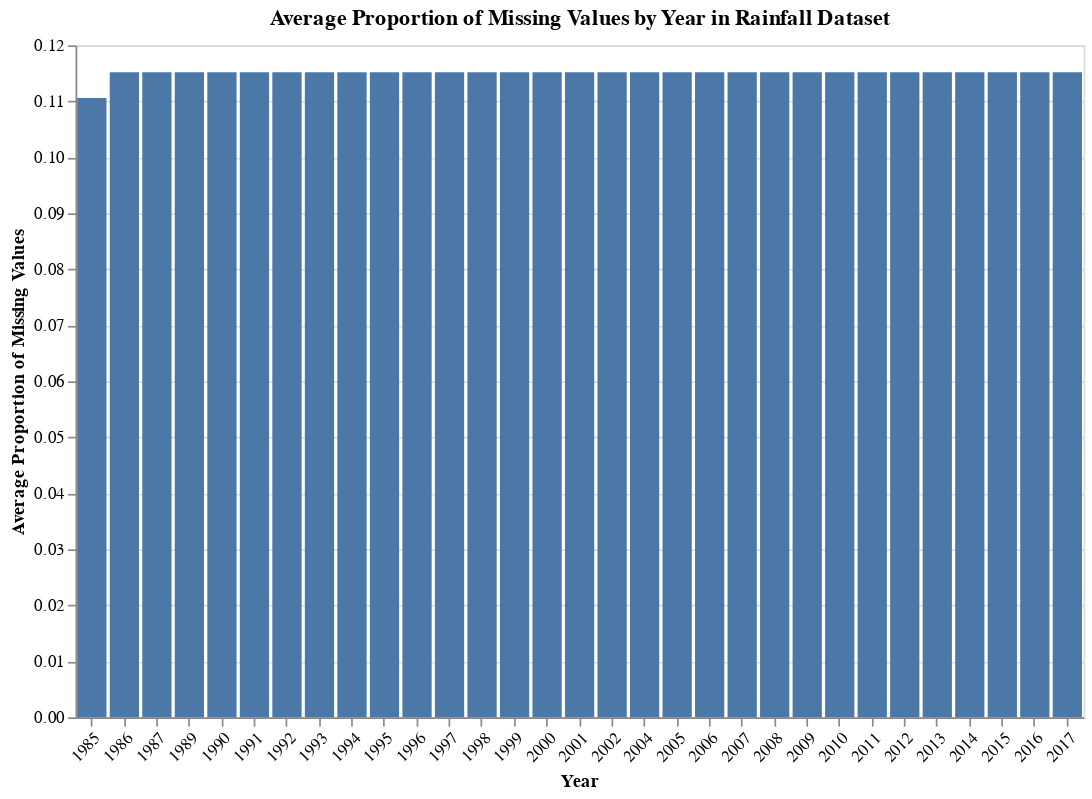

Source (notebook cell):
### Markdown cell above
# Rainfall missing values

### Code cell
bin_size = 5
min_year_rainfall = rain_df["Year"].min()
max_year_rainfall = rain_df["Year"].max()
bins_rainfall = list(range(int(min_year_rainfall), int(max_year_rainfall) + bin_size, bin_size))
bin_labels_rainfall = [f"{i}-{i + bin_size - 1}" for i in bins_rainfall[:-1]]

rain_df["Year_Bin"] = pd.cut(rain_df["Year"], bins=bins_rainfall, labels=bin_labels_rainfall, right=False)
rainfall_missing_by_bin = rain_df.groupby("Year_Bin")["Average_Rainfall"].apply(lambda x: x.isnull().mean())

rainfall_missing_by_year = rain_df.groupby("Year")["Average_Rainfall"].apply(lambda x: x.isnull().mean()).reset_index()
rainfall_missing_by_year.columns = ['Year', 'Missing_Proportion']

rainfall_chart = alt.Chart(rainfall_missing_by_year).mark_bar().encode(
    x=alt.X('Year:O', title='Year', axis=alt.Axis(labelAngle=-45)),
    y=alt.Y('Missing_Proportion:Q', title='Average Proportion of Missing Values'),
    tooltip=['Year', 'Missing_Proportion']
).properties(
    title='Average Proportion of Missing Values by Year in Rainfall Dataset',
    width=600,
    height=400
)

rainfall_chart

### Figure 1 — Vega-Lite specification as saved in the notebook (floating-point values rounded to 4 significant figures)
{"config": {"view": {"continuousWidth": 300, "continuousHeight": 300}}, "data": {"name": "data-d1e2114fbe89d70cda8679df16f36cf5"}, "mark": {"type": "bar"}, "encoding": {"tooltip": [{"field": "Year", "type": "quantitative"}, {"field": "Missing_Proportion", "type": "quantitative"}], "x": {"axis": {"labelAngle": -45}, "field": "Year", "title": "Year", "type": "ordinal"}, "y": {"field": "Missing_Proportion", "title": "Average Proportion of Missing Values", "type": "quantitative"}}, "height": 400, "title": "Average Proportion of Missing Values by Year in Rainfall Dataset", "width": 600, "$schema": "https://vega.github.io/schema/vega-lite/v5.14.1.json", "datasets": {"data-d1e2114fbe89d70cda8679df16f36cf5": [{"Year": 1985, "Missing_Proportion": 0.1106}, {"Year": 1986, "Missing_Proportion": 0.1152}, {"Year": 1987, "Missing_Proportion": 0.1152}, {"Year": 1989, "Missing_Proportion": 0.1152}, {"Year": 1990, "Missing_Proportion": 0.1152}, {"Year": 1991, "Missing_Proportion": 0.1152}, {"Year": 1992, "Missing_Proportion": 0.1152}, {"Year": 1993, "Missing_Proportion": 0.1152}, {"Year": 1994, "Missing_Proportion": 0.1152}, {"Year": 1995, "Missing_Proportion": 0.1152}, {"Year": 1996, "Missing_Proportion": 0.1152}, {"Year": 1997, "Missing_Proportion": 0.1152}, {"Year": 1998, "Missing_Proportion": 0.1152}, {"Year": 1999, "Missing_Proportion": 0.1152}, {"Year": 2000, "Missing_Proportion": 0.1152}, {"Year": 2001, "Missing_Proportion": 0.1152}, {"Year": 2002, "Missing_Proportion": 0.1152}, {"Year": 2004, "Missing_Proportion": 0.1152}, {"Year": 2005, "Missing_Proportion": 0.1152}, {"Year": 2006, "Missing_Proportion": 0.1152}, {"Year": 2007, "Missing_Proportion": 0.1152}, {"Year": 2008, "Missing_Proportion": 0.1152}, {"Year": 2009, "Missing_Proportion": 0.1152}, {"Year": 2010, "Missing_Proportion": 0.1152}, {"Year": 2011, "Missing_Proportion": 0.1152}, {"Year": 2012, "Missing_Proportion": 0.1152}, {"Year": 2013, "Missing_Proportion": 0.1152}, {"Year": 2014, "Missing_Proportion": 0.1152}, {"Year": 2015, "Missing_Proportion": 0.1152}, {"Year": 2016, "Missing_Proportion": 0.1152}, {"Year": 2017, "Missing_Proportion": 0.1152}]}}
